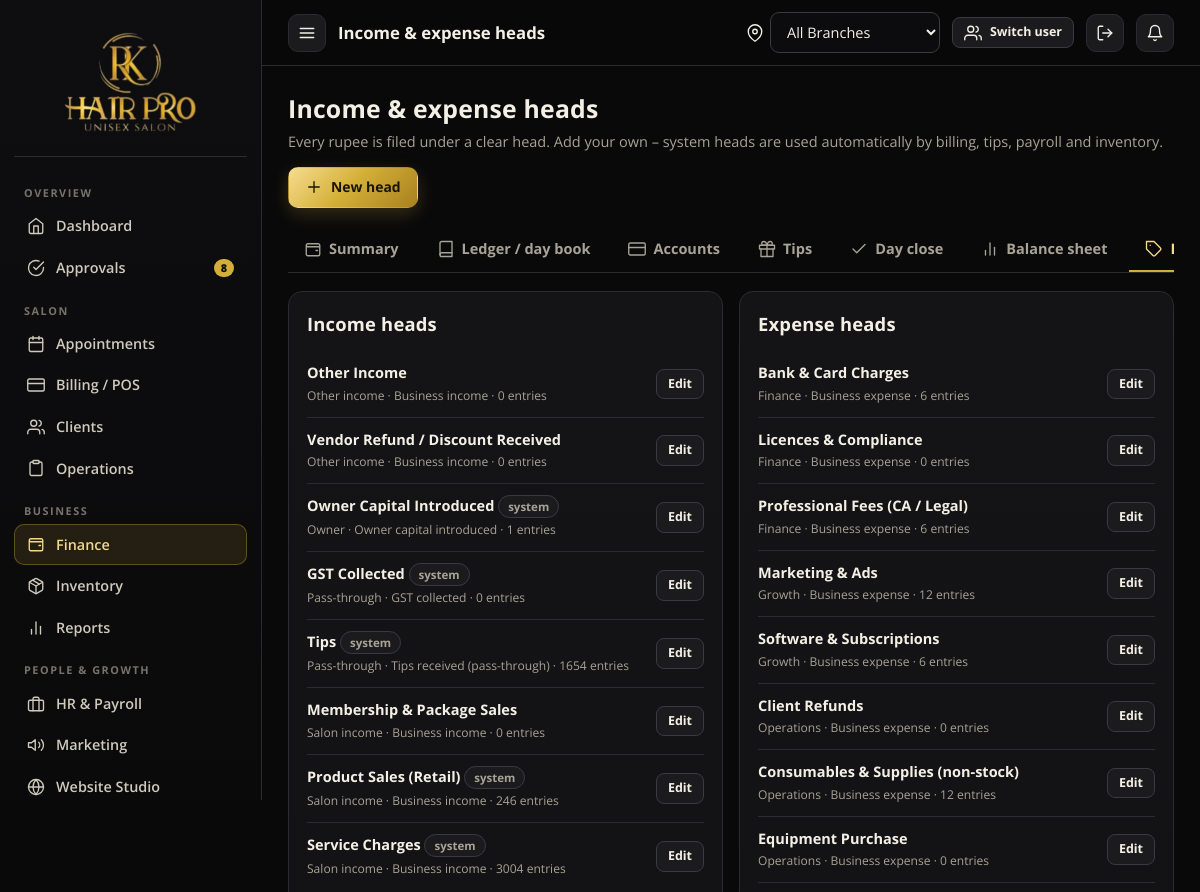
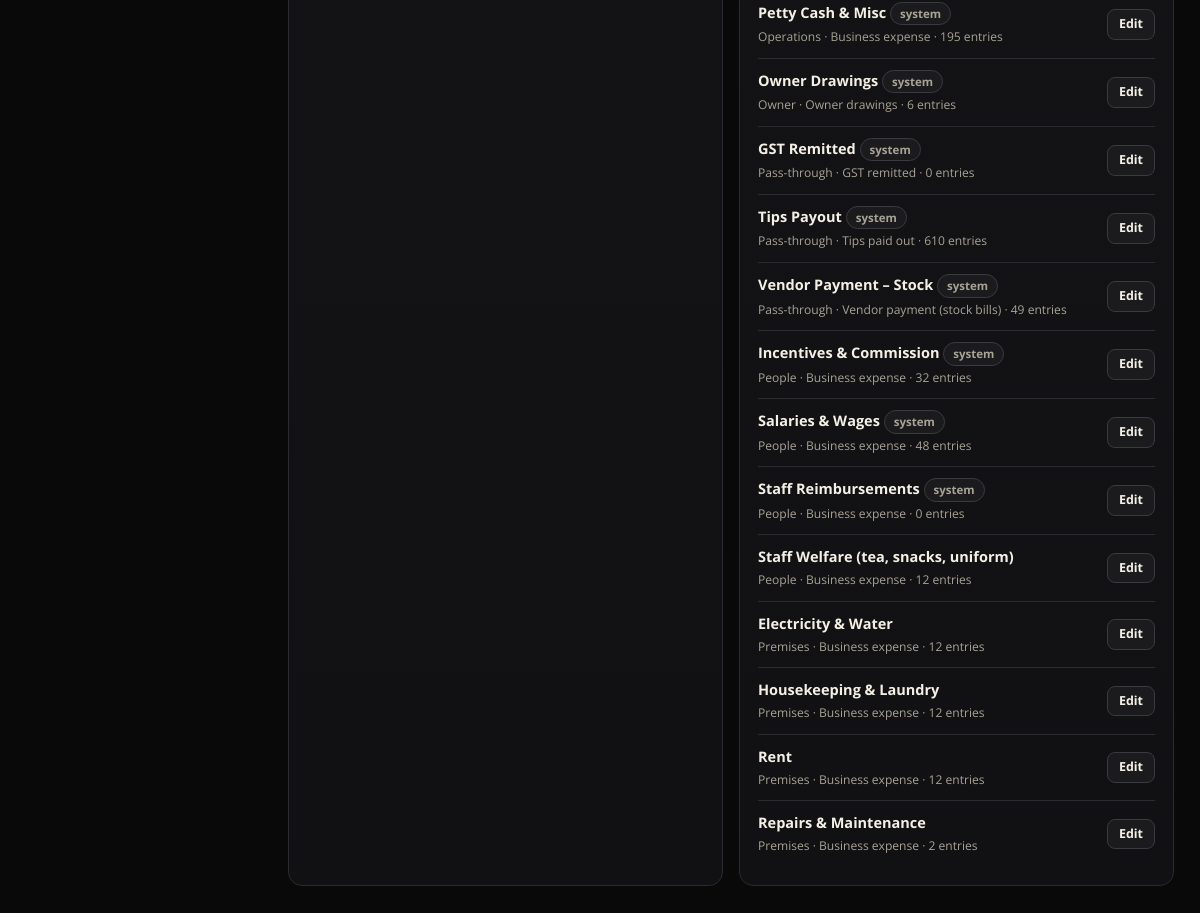
The app's page /finance/heads (signed in) with its own data (2 pictures, top to bottom).
### rkhp/models.py (models this page shows)
class Category(db.Model):
    id = db.Column(db.Integer, primary_key=True)
    name = db.Column(db.String(80), nullable=False)
    kind = db.Column(db.String(10), nullable=False)      # income / expense
    nature = db.Column(db.String(12), nullable=False)
    group = db.Column(db.String(60))
    system = db.Column(db.Boolean, default=False)         # used by the app automatically; cannot be deleted
    active = db.Column(db.Boolean, default=True)

### rkhp/routes/finance.py (the view, shortened to what this page needs)
@bp.route("/heads", methods=["GET", "POST"])
@require_perm("finance")
def heads():
    rows = Category.query.order_by(Category.kind, Category.group, Category.name).all()
    usage = dict(db.session.query(Transaction.category_id, func.count(Transaction.id)).group_by(Transaction.category_id).all())
    return render_template("finance/heads.html", rows=rows, usage=usage, natures=NATURES, page_title="Income & expense heads")

### rkhp/__init__.py (called while the page is built)
def unread():
    from .models import Notification
    return Notification.query.filter_by(employee_id=current_user.id, is_read=False).count()

### rkhp/helpers.py (called while the page is built)
def all_branches():
    return Branch.query.filter_by(active=True).order_by(Branch.id).all()

def scope_ids():
    if current_user.is_authenticated and current_user.branch_id:
        return [current_user.branch_id]
    sel = session.get("branch_id", 0)
    if sel:
        return [int(sel)]
    return [b.id for b in all_branches()]

def active_branch():
    ids = scope_ids()
    if len(ids) == 1 and (current_user.branch_id or session.get("branch_id")):
        return db.session.get(Branch, ids[0])
    return None

def require_perm(*perms):
    def deco(fn):
        @wraps(fn)
        def wrapper(*a, **kw):
            if not current_user.is_authenticated:
                return redirect(url_for("auth.login", next=request.path))
            if not any(current_user.has_perm(p) for p in perms):
                abort(403)
            return fn(*a, **kw)
        return wrapper
    return deco

### rkhp/models.py (called while the page is built)
    @property
    def is_active(self):       # Flask-Login
        return bool(self.active) and not self.login_blocked

    @property
    def is_super(self):
        return self.role == "super_admin"

    @property
    def role_label(self):
        return ROLE_LABEL.get(self.role, self.role)

    @property
    def perm_set(self):
        if self.is_super:
            return set(ALL_PERMS)
        if self.perms is None:
            return set(DEFAULT_PERMS.get(self.role, []))
        return {p for p in self.perms.split(",") if p}

    def has_perm(self, p):
        return p in self.perm_set

    @property
    def is_manager(self):
        return self.role in ("super_admin", "branch_admin")

### rkhp/templates/finance/heads.html (shortened to what this page needs)
{% extends 'base.html' %}
{% block content %}
<div class="page-h"><div><h1>Income & expense heads</h1><p>Every rupee is filed under a clear head. Add your own – system heads are used automatically by billing, tips, payroll and inventory.</p></div>
  {% if current_user.is_super %}<button class="btn gold" data-modal="headModal" data-fill-id="" data-fill-name="">{{ ui.icon('plus') }} New head</button>{% endif %}</div>
{% include 'finance/_tabs.html' %}
<div class="grid g2">
{% for kind, title in [('income','Income heads'),('expense','Expense heads')] %}
<div class="card"><div class="card-h"><h2>{{ title }}</h2></div>
  {% for r in rows if r.kind == kind %}<div class="list-item"><div class="grow"><b>{{ r.name }}</b> {% if r.system %}<span class="badge">system</span>{% endif %}{% if not r.active %}<span class="badge bad">off</span>{% endif %}<br><small>{{ r.group or '—' }} · {{ natures|selectattr(0,'equalto',r.nature)|map(attribute=1)|first }} · {{ usage.get(r.id, 0) }} entries</small></div>
    {% if current_user.is_super %}<button class="btn sm" data-modal="headModal" data-fill-id="{{ r.id }}" data-fill-name="{{ r.name }}" data-fill-kind="{{ r.kind }}" data-fill-nature="{{ r.nature }}" data-fill-group="{{ r.group or '' }}" data-fill-active="{{ 1 if r.active else 0 }}">Edit</button>{% endif %}</div>{% endfor %}
</div>{% endfor %}</div>
{% endblock %}

### rkhp/static/css/app.css (style rules this page uses)
:root { --bg:#09090a; --bg-2:#0f0f11; --surface:#141416; --surface-2:#1b1b1e; --surface-3:#232327; --line:#2b2b30; --line-2:#3a3a41; --gold:#d4af37; --gold-2:#f3d98a; --gold-3:#9c7a1c; --gold-soft:rgba(212,175,55,.12); --gold-line:rgba(212,175,55,.35); --grad:linear-gradient(135deg,#f6dd8f 0%,#d4af37 48%,#a8801f 100%); --text:#f4f0e6; --muted:#a8a396; --faint:#77726a; --ok:#5fd0a0; --warn:#f2b64d; --bad:#f0706a; --info:#84b6ff; --r:14px; --r-sm:9px; --shadow:0 10px 30px rgba(0,0,0,.45); color-scheme:dark; }
* { box-sizing:border-box }
html { -webkit-text-size-adjust:100% }
body { margin:0;background:var(--bg);color:var(--text);font-family:'Open Sans',system-ui,-apple-system,'Segoe UI',Roboto,sans-serif;font-size:14.5px;line-height:1.5; background-image:radial-gradient(900px 420px at 85% -10%,rgba(212,175,55,.09),transparent 60%),radial-gradient(700px 400px at -10% 110%,rgba(212,175,55,.05),transparent 60%);background-attachment:fixed }
h1,h2,h3,h4 { font-weight:700;letter-spacing:.2px;margin:0;color:var(--text) }
h1 { font-size:1.55rem }
h2 { font-size:1.15rem }
small,.muted { color:var(--muted) }
.gold { color:var(--gold) }
.grow { flex:1 }
.card { background:linear-gradient(180deg,var(--surface),#111113);border:1px solid var(--line);border-radius:var(--r);padding:18px }
.card-h { display:flex;align-items:center;justify-content:space-between;gap:10px;margin-bottom:14px;flex-wrap:wrap }
.card-h h2,.card-h h3 { display:flex;align-items:center;gap:8px }
.page-h { display:flex;align-items:flex-end;justify-content:space-between;gap:14px;margin-bottom:20px;flex-wrap:wrap }
.page-h p { margin:4px 0 0;color:var(--muted) }
.grid { display:grid;gap:16px }
.g2 { grid-template-columns:repeat(2,minmax(0,1fr)) }
.btn { display:inline-flex;align-items:center;gap:8px;justify-content:center;padding:9px 16px;border-radius:10px;border:1px solid var(--line-2);background:var(--surface-2);color:var(--text);font:inherit;font-weight:700;font-size:.87rem;cursor:pointer;transition:.15s;white-space:nowrap }
.btn.gold { background:var(--grad);color:#1a1405;border-color:transparent;box-shadow:0 6px 18px rgba(212,175,55,.22) }
.btn.sm { padding:5px 11px;font-size:.78rem;border-radius:8px }
.badge { display:inline-flex;align-items:center;gap:5px;padding:2px 9px;border-radius:99px;font-size:.72rem;font-weight:700;border:1px solid var(--line-2);color:var(--muted);background:var(--surface-2);white-space:nowrap }
.list-item { display:flex;gap:12px;align-items:center;padding:11px 0;border-bottom:1px solid var(--line) }
.list-item:last-child { border:none }

### rkhp/static/css/public.css (style rules this page uses)
:root { --ivory:#f6eed9;--ivory-2:#ece0c0;--ink:#17130a;--ink-soft:#5b5236;--gold-ink:#8a6a12;--wa:#25d366 }
html { scroll-behavior:smooth }

### records on screen
Category: name "Other Income", group "Other income", nature "Business income", get "0"
Category: name "Vendor Refund / Discount Received", group "Other income", nature "Business income", get "0"
Category: name "Owner Capital Introduced", system "system", group "Owner", nature "Owner capital introduced", get "1"
Category: name "GST Collected", system "system", group "Pass-through", nature "GST collected", get "0"
Category: name "Tips", system "system", group "Pass-through", nature "Tips received (pass-through)", get "1654"
Category: name "Membership & Package Sales", group "Salon income", nature "Business income", get "0"
Category: name "Product Sales (Retail)", system "system", group "Salon income", nature "Business income", get "246"
Category: name "Service Charges", system "system", group "Salon income", nature "Business income", get "3004"
Category: name "Bank & Card Charges", group "Finance", nature "Business expense", get "6"
Category: name "Licences & Compliance", group "Finance", nature "Business expense", get "0"
Category: name "Professional Fees (CA / Legal)", group "Finance", nature "Business expense", get "6"
Category: name "Marketing & Ads", group "Growth", nature "Business expense", get "12"
Category: name "Software & Subscriptions", group "Growth", nature "Business expense", get "6"
Category: name "Client Refunds", group "Operations", nature "Business expense", get "0"
Category: name "Consumables & Supplies (non-stock)", group "Operations", nature "Business expense", get "12"
Category: name "Equipment Purchase", group "Operations", nature "Business expense", get "0"
Category: name "Petty Cash & Misc", system "system", group "Operations", nature "Business expense", get "195"
Category: name "Owner Drawings", system "system", group "Owner", nature "Owner drawings", get "6"
Category: name "GST Remitted", system "system", group "Pass-through", nature "GST remitted", get "0"
Category: name "Tips Payout", system "system", group "Pass-through", nature "Tips paid out", get "610"
Category: name "Vendor Payment – Stock", system "system", group "Pass-through", nature "Vendor payment (stock bills)", get "49"
Category: name "Incentives & Commission", system "system", group "People", nature "Business expense", get "32"
Category: name "Salaries & Wages", system "system", group "People", nature "Business expense", get "48"
Category: name "Staff Reimbursements", system "system", group "People", nature "Business expense", get "0"
Category: name "Staff Welfare (tea, snacks, uniform)", group "People", nature "Business expense", get "12"
Category: name "Electricity & Water", group "Premises", nature "Business expense", get "12"
Category: name "Housekeeping & Laundry", group "Premises", nature "Business expense", get "12"
Category: name "Rent", group "Premises", nature "Business expense", get "12"
Category: name "Repairs & Maintenance", group "Premises", nature "Business expense", get "2"

### other values on screen
{{ sec.title }} "OVERVIEW" "SALON" "BUSINESS" "PEOPLE & GROWTH"
{{ it.label }} "Dashboard" "Approvals" "Appointments" "Billing / POS" "Clients" "Operations" "Finance" "Inventory" "Reports" "HR & Payroll" "Marketing" "Website Studio"
{{ it.count }} "8"
{{ page_title|default('') }} "Income & expense heads"
{{ title }} "Income heads" "Expense heads"
